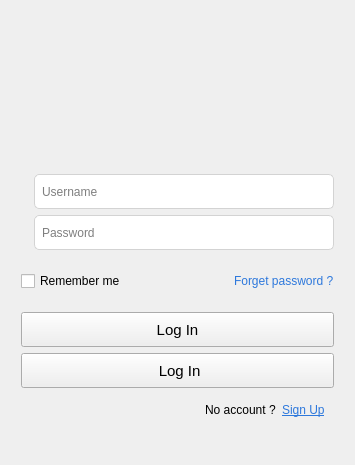
<?xml version="1.0" encoding="UTF-8"?>
<ui version="4.0">
 <class>RegisterWindow</class>
 <widget class="QMainWindow" name="RegisterWindow">
  <property name="geometry">
   <rect>
    <x>0</x>
    <y>0</y>
    <width>355</width>
    <height>465</height>
   </rect>
  </property>
  <property name="windowTitle">
   <string>MainWindow</string>
  </property>
  <property name="styleSheet">
   <string notr="true">QLineEdit {
	border-radius: 5px;
	padding-left: 5px;
    border: 1px solid lightgray;
}

QLineEdit:hover { /* Do the QLineEdit hover effect, it should be light blue */
    border: 1px solid #3498db;
}

QLineEdit:focus { /* Do the QLineEdit focus effect, it should be blue */
    border: 1px solid #3498db;
}

QLineEdit:disabled {	/* Do the QLineEdit disabled effect, it should be gray */
    background-color: #ecf0f1;
}

QLabel#label {
	image: url(:images/images/airfrance-old-logo.svg);
}</string>
  </property>
  <property name="locale">
   <locale language="English" country="UnitedStates"/>
  </property>
  <widget class="QWidget" name="centralwidget">
   <layout class="QVBoxLayout" name="verticalLayout_4">
    <item>
     <layout class="QHBoxLayout" name="horizontalLayout_8">
      <item>
       <spacer name="horizontalSpacer_2">
        <property name="orientation">
         <enum>Qt::Horizontal</enum>
        </property>
        <property name="sizeHint" stdset="0">
         <size>
          <width>40</width>
          <height>20</height>
         </size>
        </property>
       </spacer>
      </item>
      <item>
       <layout class="QVBoxLayout" name="verticalLayout_3">
        <property name="bottomMargin">
         <number>30</number>
        </property>
        <item>
         <widget class="QLabel" name="label">
          <property name="font">
           <font>
            <pointsize>20</pointsize>
            <bold>true</bold>
           </font>
          </property>
          <property name="text">
           <string/>
          </property>
          <property name="scaledContents">
           <bool>true</bool>
          </property>
          <property name="alignment">
           <set>Qt::AlignCenter</set>
          </property>
         </widget>
        </item>
        <item>
         <layout class="QVBoxLayout" name="verticalLayout_2">
          <property name="topMargin">
           <number>10</number>
          </property>
          <item>
           <layout class="QVBoxLayout" name="verticalLayout">
            <item>
             <layout class="QHBoxLayout" name="horizontalLayout_5">
              <item>
               <widget class="QLabel" name="label_5">
                <property name="text">
                 <string/>
                </property>
                <property name="pixmap">
                 <pixmap resource="resources.qrc">:/icons/icons/user.svg</pixmap>
                </property>
               </widget>
              </item>
              <item>
               <widget class="QLineEdit" name="lineEdit_3">
                <property name="enabled">
                 <bool>true</bool>
                </property>
                <property name="minimumSize">
                 <size>
                  <width>300</width>
                  <height>35</height>
                 </size>
                </property>
                <property name="maximumSize">
                 <size>
                  <width>16777215</width>
                  <height>16777215</height>
                 </size>
                </property>
                <property name="styleSheet">
                 <string notr="true"/>
                </property>
                <property name="inputMask">
                 <string/>
                </property>
                <property name="placeholderText">
                 <string>Username</string>
                </property>
               </widget>
              </item>
             </layout>
            </item>
            <item>
             <layout class="QHBoxLayout" name="horizontalLayout_6">
              <property name="bottomMargin">
               <number>15</number>
              </property>
              <item>
               <widget class="QLabel" name="label_6">
                <property name="text">
                 <string/>
                </property>
                <property name="pixmap">
                 <pixmap resource="resources.qrc">:/icons/icons/lock.svg</pixmap>
                </property>
               </widget>
              </item>
              <item>
               <widget class="QLineEdit" name="lineEdit_2">
                <property name="minimumSize">
                 <size>
                  <width>300</width>
                  <height>35</height>
                 </size>
                </property>
                <property name="maximumSize">
                 <size>
                  <width>16777215</width>
                  <height>16777215</height>
                 </size>
                </property>
                <property name="inputMask">
                 <string/>
                </property>
                <property name="text">
                 <string/>
                </property>
                <property name="echoMode">
                 <enum>QLineEdit::Password</enum>
                </property>
                <property name="placeholderText">
                 <string>Password</string>
                </property>
               </widget>
              </item>
             </layout>
            </item>
            <item>
             <layout class="QHBoxLayout" name="horizontalLayout_3">
              <item>
               <widget class="QCheckBox" name="checkBox">
                <property name="text">
                 <string>Remember me</string>
                </property>
               </widget>
              </item>
              <item alignment="Qt::AlignRight">
               <widget class="QLabel" name="label_4">
                <property name="font">
                 <font>
                  <underline>false</underline>
                 </font>
                </property>
                <property name="styleSheet">
                 <string notr="true">color: rgb(45, 120, 220);</string>
                </property>
                <property name="text">
                 <string>Forget password ?</string>
                </property>
               </widget>
              </item>
             </layout>
            </item>
            <item>
             <layout class="QHBoxLayout" name="horizontalLayout">
              <property name="topMargin">
               <number>15</number>
              </property>
              <item>
               <widget class="QPushButton" name="pushButton">
                <property name="minimumSize">
                 <size>
                  <width>300</width>
                  <height>35</height>
                 </size>
                </property>
                <property name="maximumSize">
                 <size>
                  <width>16777215</width>
                  <height>16777215</height>
                 </size>
                </property>
                <property name="font">
                 <font>
                  <pointsize>11</pointsize>
                 </font>
                </property>
                <property name="text">
                 <string>Log In</string>
                </property>
               </widget>
              </item>
             </layout>
            </item>
            <item>
             <layout class="QHBoxLayout" name="horizontalLayout_2">
              <item>
               <widget class="QPushButton" name="pushButton_2">
                <property name="minimumSize">
                 <size>
                  <width>300</width>
                  <height>35</height>
                 </size>
                </property>
                <property name="maximumSize">
                 <size>
                  <width>16777215</width>
                  <height>16777215</height>
                 </size>
                </property>
                <property name="font">
                 <font>
                  <pointsize>11</pointsize>
                 </font>
                </property>
                <property name="text">
                 <string> Log In</string>
                </property>
                <property name="icon">
                 <iconset resource="resources.qrc">
                  <normaloff>:/icons/icons/google-color.svg</normaloff>:/icons/icons/google-color.svg</iconset>
                </property>
               </widget>
              </item>
             </layout>
            </item>
           </layout>
          </item>
          <item>
           <layout class="QHBoxLayout" name="horizontalLayout_4">
            <item alignment="Qt::AlignRight">
             <widget class="QWidget" name="widget" native="true">
              <layout class="QHBoxLayout" name="horizontalLayout_7">
               <item>
                <widget class="QLabel" name="label_3">
                 <property name="text">
                  <string>No account ?</string>
                 </property>
                </widget>
               </item>
               <item>
                <widget class="QLabel" name="label_2">
                 <property name="font">
                  <font>
                   <underline>true</underline>
                  </font>
                 </property>
                 <property name="styleSheet">
                  <string notr="true">color: rgb(45, 120, 220);</string>
                 </property>
                 <property name="text">
                  <string>Sign Up</string>
                 </property>
                </widget>
               </item>
              </layout>
             </widget>
            </item>
           </layout>
          </item>
         </layout>
        </item>
       </layout>
      </item>
      <item>
       <spacer name="horizontalSpacer">
        <property name="orientation">
         <enum>Qt::Horizontal</enum>
        </property>
        <property name="sizeHint" stdset="0">
         <size>
          <width>40</width>
          <height>20</height>
         </size>
        </property>
       </spacer>
      </item>
     </layout>
    </item>
   </layout>
  </widget>
 </widget>
 <resources>
  <include location="resources.qrc"/>
 </resources>
 <connections/>
</ui>
